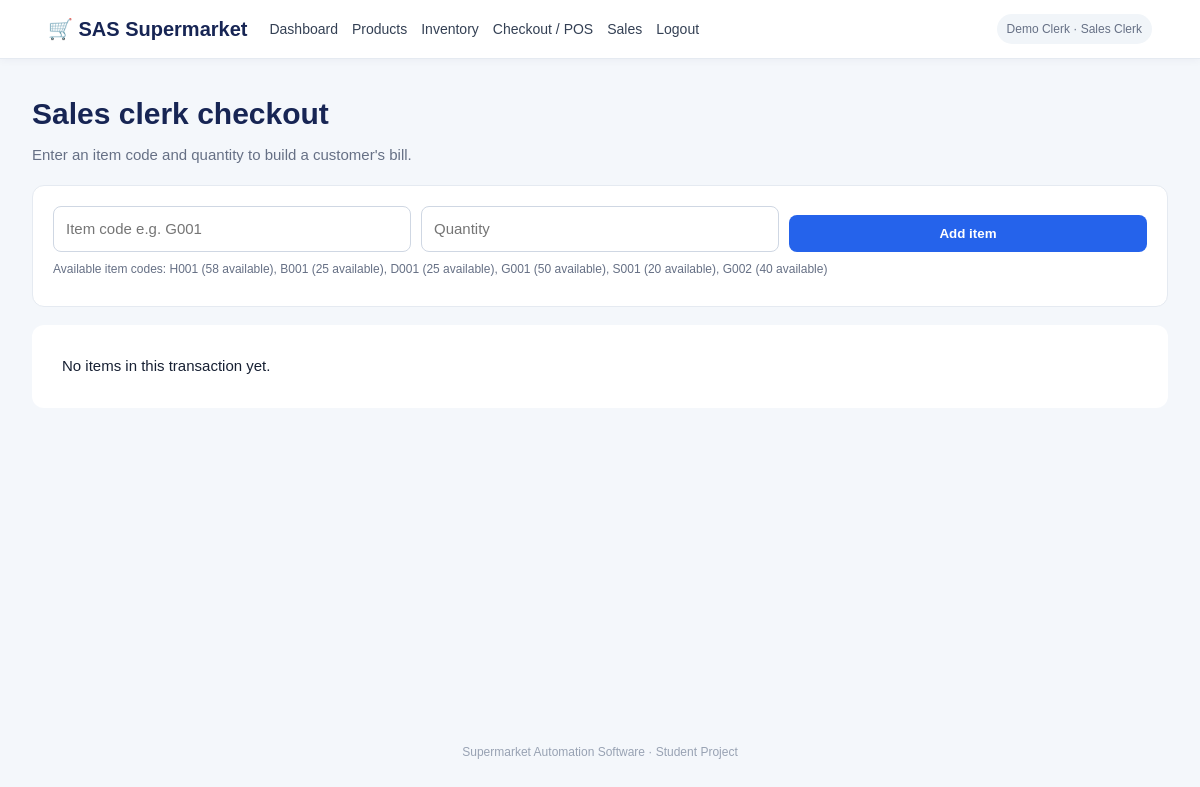
/pos (signed in), run on the app's committed database.
### tables this page shows
CREATE TABLE products (
            id INTEGER PRIMARY KEY AUTOINCREMENT,
            code TEXT UNIQUE NOT NULL,
            name TEXT NOT NULL,
            category TEXT NOT NULL,
            price REAL NOT NULL CHECK(price >= 0),
            stock INTEGER NOT NULL DEFAULT 0 CHECK(stock >= 0),
            supplier TEXT DEFAULT ''
        );

### app.py (the view, shortened to what this page needs)
@app.route("/pos", methods=["GET", "POST"])
@roles_required("sales_clerk")
def pos():
    with get_db() as db:
        items, total = cart_items(db)
        all_products = db.execute("SELECT code,name,stock FROM products ORDER BY name").fetchall()
    return render_template("pos.html", items=items, total=total, products=all_products)

### app.py (called while the page is built)
def get_db():
    conn = sqlite3.connect(DB_PATH)
    conn.row_factory = sqlite3.Row
    conn.execute("PRAGMA foreign_keys = ON")
    return conn

def login_required(view):
    @wraps(view)
    def wrapped(*args, **kwargs):
        if "user_id" not in session:
            flash("Please log in first.", "warning")
            return redirect(url_for("login"))
        return view(*args, **kwargs)
    return wrapped

def roles_required(*roles):
    def decorator(view):
        @wraps(view)
        @login_required
        def wrapped(*args, **kwargs):
            if session.get("role") not in roles:
                flash("You do not have permission to access that page.", "danger")
                return redirect(url_for("dashboard"))
            return view(*args, **kwargs)
        return wrapped
    return decorator

def cart_items(db):
    cart = session.get("cart", {})
    items, total = [], 0
    for product_id, quantity in cart.items():
        product = db.execute("SELECT * FROM products WHERE id=?", (product_id,)).fetchone()
        if product:
            subtotal = product["price"] * int(quantity)
            items.append({"product": product, "quantity": int(quantity), "subtotal": subtotal})
            total += subtotal
    return items, total

@app.context_processor
def inject_globals():
    return {"current_user": session.get("name"), "current_role": session.get("role")}

### templates/pos.html
{% extends "base.html" %}{% block content %}
<h1>Sales clerk checkout</h1><p class="muted">Enter an item code and quantity to build a customer's bill.</p>
<div class="panel"><form method="post" class="form-grid">
<input name="code" placeholder="Item code e.g. G001" required>
<input type="number" name="quantity" min="1" placeholder="Quantity" required>
<button class="btn">Add item</button>
</form>
<p class="tiny muted">Available item codes: {% for p in products %}{{ p.code }} ({{ p.stock }} available){% if not loop.last %}, {% endif %}{% endfor %}</p>
</div>
{% if items %}
<h2>Current transaction</h2><div class="table-wrap"><table><tr><th>Item</th><th>Qty</th><th>Unit price</th><th>Subtotal</th></tr>
{% for item in items %}<tr><td>{{ item.product.name }}</td><td>{{ item.quantity }}</td><td>₹{{ '%.2f'|format(item.product.price) }}</td><td>₹{{ '%.2f'|format(item.subtotal) }}</td></tr>{% endfor %}
<tr><th colspan="3" class="right">Total</th><th>₹{{ '%.2f'|format(total) }}</th></tr></table></div>
<form method="post" action="{{ url_for('checkout') }}" class="panel"><label>Payment method</label><select name="payment_method"><option>Cash</option><option>UPI (demo)</option><option>Card (demo)</option></select><button class="btn">Complete checkout & generate bill</button></form>
{% else %}<div class="empty">No items in this transaction yet.</div>{% endif %}
{% endblock %}

### static/style.css (style rules this page uses)
:root { --navy:#172554;--blue:#2563eb;--bg:#f4f7fb;--text:#172033;--muted:#667085;--line:#e5eaf1 }
* { box-sizing:border-box }
body { margin:0;background:var(--bg);color:var(--text);font:15px/1.5 Arial,Helvetica,sans-serif }
h1 { font-size:30px;margin:0 0 8px;color:var(--navy) }
p { margin:8px 0 }
.muted { color:var(--muted) }
.tiny { font-size:12px }
input,select { width:100%;padding:11px 12px;border:1px solid #cfd7e3;border-radius:8px;background:white;font:inherit;color:var(--text) }
.btn { border:0;background:var(--blue);color:white;padding:11px 17px;border-radius:8px;font-weight:700;cursor:pointer;margin-top:14px;text-decoration:none;display:inline-block }
.stat,.panel,.quick,.product-card,.checkout,.bill { background:white;border:1px solid var(--line);border-radius:12px;padding:20px }
.empty { padding:30px;background:white;border-radius:12px }
.panel { margin:18px 0 }
.form-grid { display:grid;grid-template-columns:repeat(auto-fit,minmax(160px,1fr));gap:10px;align-items:end }
.form-grid .btn { margin:0 }

### data on the page
products: code "H001", stock "58"
products: code "B001", stock "25"
products: code "D001", stock "25"
products: code "G001", stock "50"
products: code "S001", stock "20"
products: code "G002", stock "40"

### other printed values
{{ current_user }} "Demo Clerk"
{{ current_role|replace('_',' ')|title }} "Sales Clerk"
